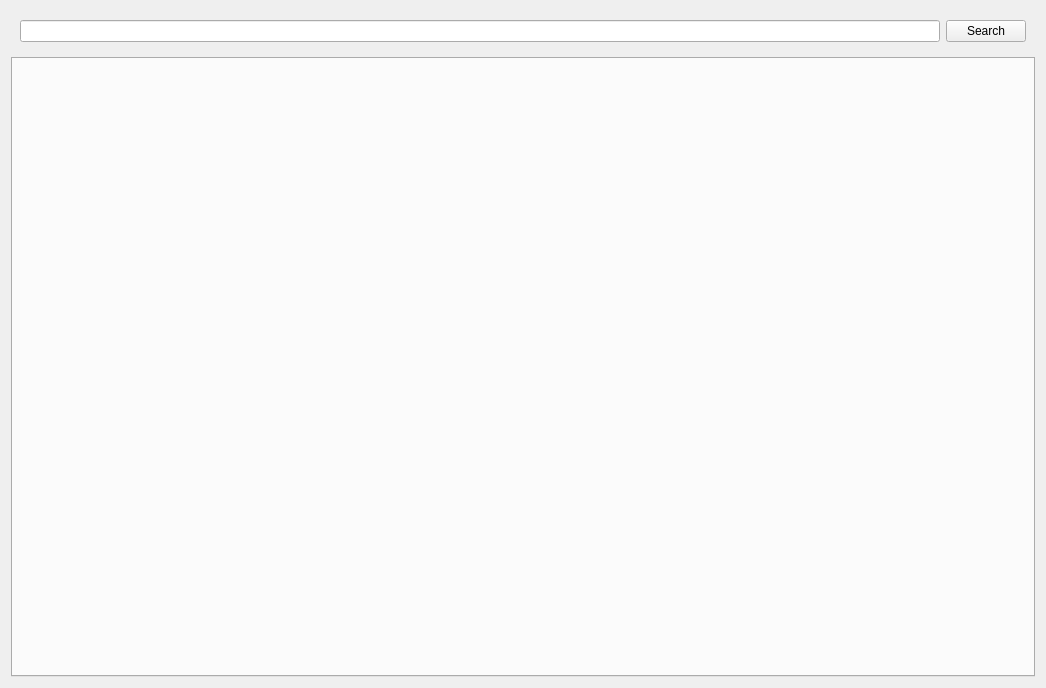
<?xml version="1.0" encoding="UTF-8"?>
<ui version="4.0">
 <class>TakeOrder</class>
 <widget class="QWidget" name="TakeOrder">
  <property name="geometry">
   <rect>
    <x>0</x>
    <y>0</y>
    <width>1046</width>
    <height>688</height>
   </rect>
  </property>
  <property name="windowTitle">
   <string>Form</string>
  </property>
  <layout class="QVBoxLayout" name="verticalLayout">
   <item>
    <widget class="QFrame" name="TakeOrderFrame">
     <property name="frameShape">
      <enum>QFrame::Shape::NoFrame</enum>
     </property>
     <property name="frameShadow">
      <enum>QFrame::Shadow::Raised</enum>
     </property>
     <layout class="QHBoxLayout" name="horizontalLayout">
      <item>
       <widget class="QLineEdit" name="SearchBoxLineEdit"/>
      </item>
      <item>
       <widget class="QPushButton" name="SearchButton">
        <property name="text">
         <string>Search</string>
        </property>
       </widget>
      </item>
     </layout>
    </widget>
   </item>
   <item>
    <widget class="QTabWidget" name="TakeOrderTabWidget"/>
   </item>
  </layout>
 </widget>
 <resources/>
 <connections/>
</ui>
